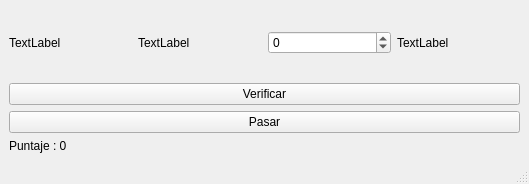
<?xml version="1.0" encoding="UTF-8"?>
<ui version="4.0">
 <class>MainWindow</class>
 <widget class="QMainWindow" name="MainWindow">
  <property name="geometry">
   <rect>
    <x>0</x>
    <y>0</y>
    <width>529</width>
    <height>184</height>
   </rect>
  </property>
  <property name="windowTitle">
   <string>Serie</string>
  </property>
  <widget class="QWidget" name="centralwidget">
   <layout class="QVBoxLayout" name="verticalLayout">
    <item>
     <layout class="QHBoxLayout" name="horizontalLayout">
      <item>
       <widget class="QLabel" name="label_2">
        <property name="text">
         <string>TextLabel</string>
        </property>
       </widget>
      </item>
      <item>
       <widget class="QLabel" name="label">
        <property name="text">
         <string>TextLabel</string>
        </property>
       </widget>
      </item>
      <item>
       <widget class="QSpinBox" name="spinBox">
        <property name="minimum">
         <number>-99999</number>
        </property>
        <property name="maximum">
         <number>999999</number>
        </property>
       </widget>
      </item>
      <item>
       <widget class="QLabel" name="label_3">
        <property name="text">
         <string>TextLabel</string>
        </property>
       </widget>
      </item>
     </layout>
    </item>
    <item>
     <layout class="QVBoxLayout" name="verticalLayout_2">
      <item>
       <widget class="QPushButton" name="pushButton">
        <property name="text">
         <string>Verificar</string>
        </property>
       </widget>
      </item>
      <item>
       <widget class="QPushButton" name="pushButton_2">
        <property name="text">
         <string>Pasar</string>
        </property>
       </widget>
      </item>
      <item>
       <widget class="QLabel" name="label_4">
        <property name="text">
         <string>Puntaje : 0</string>
        </property>
       </widget>
      </item>
     </layout>
    </item>
   </layout>
  </widget>
  <widget class="QMenuBar" name="menubar">
   <property name="geometry">
    <rect>
     <x>0</x>
     <y>0</y>
     <width>529</width>
     <height>29</height>
    </rect>
   </property>
  </widget>
  <widget class="QStatusBar" name="statusbar"/>
 </widget>
 <resources/>
 <connections/>
</ui>
